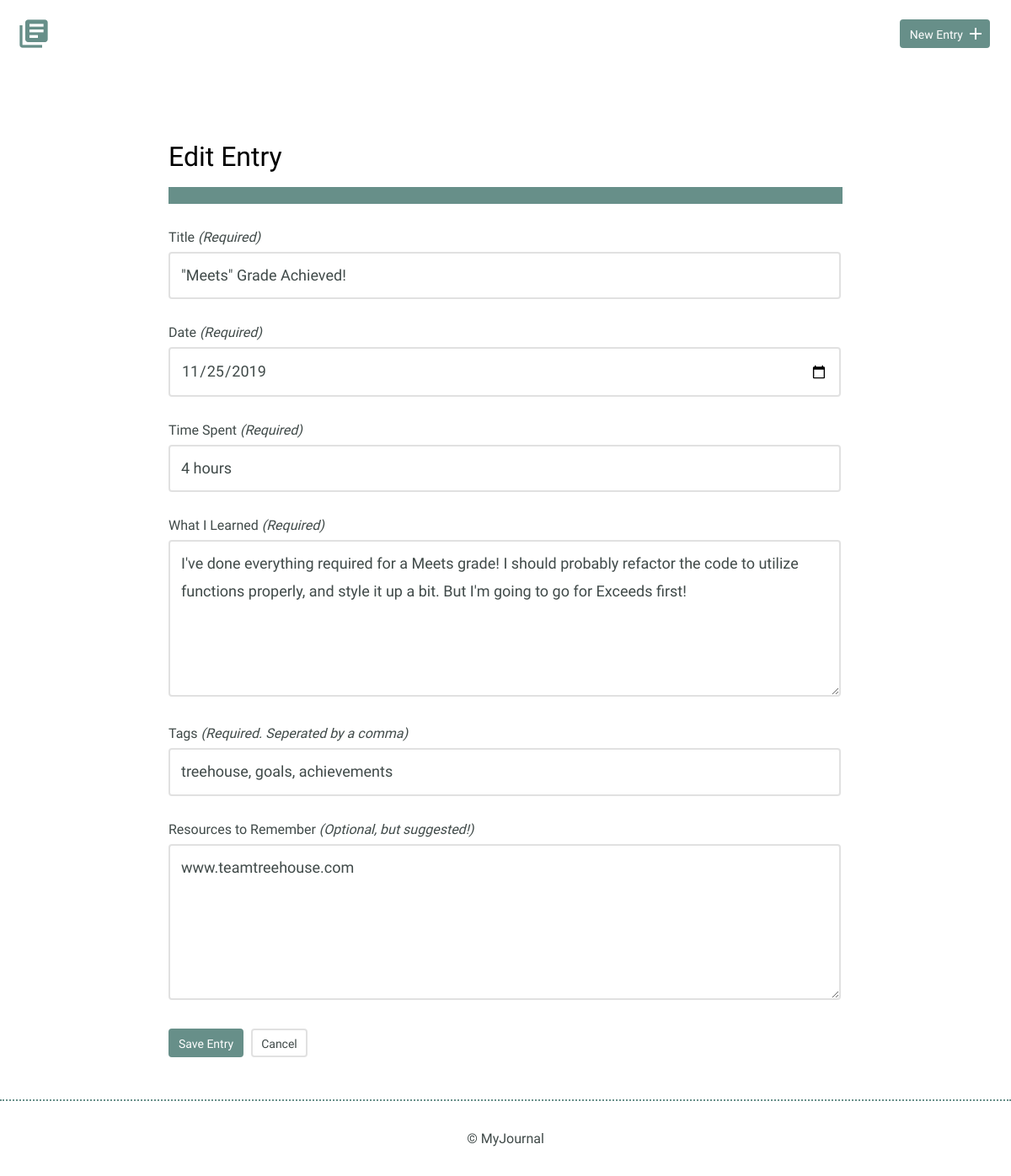
The page /entry.php?id=5 on the database its author committed.
### tables this page shows
CREATE TABLE "entries" (
	"id"	INTEGER,
	"title"	TEXT,
	"date"	TEXT,
	"time_spent"	INTEGER,
	"learned"	BLOB,
	"resources"	BLOB,
	"tags"	BLOB,
	PRIMARY KEY("id")
);

### entry.php (the view, shortened to what this page needs)
<?php
include('./inc/functions.php');
$id = $title = $date = $time_spent = $learned = $resources = $tags = $error_message ="";
if (isset($_GET['id'])){
  $id = filter_input(INPUT_GET,'id',FILTER_SANITIZE_NUMBER_INT);
  $results = $db->prepare('SELECT * FROM entries WHERE id=?');
  $results->bindParam(1, $id,PDO::PARAM_INT);
  $results->execute();
  $entry = $results->fetch(PDO::FETCH_ASSOC);
  $title=$entry['title'];
  $date=$entry['date'];
  $time_spent=$entry['time_spent'];
  $learned=$entry['learned'];
  $tags=$entry['tags'];
  $resources=$entry['resources'];
}
include('./inc/header.php');
?>
<section>
  <div class="container">
    <div class="entry">
      <h2><?php if(empty($id)){echo "New";} else {echo "Edit";} ?> Entry</h2>
      <div class="error_message">
        <p><?php echo $error_message; ?></p>
      </div>
      <form method="post">
        <label for="title"> Title <em>(Required)</em></label>
        <input id="title" type="text" name="title" value="<?= $title; ?>"><br>
        <label for="date">Date <em>(Required)</em></label>
        <input id="date" type="date" name="date" value="<?= $date; ?>"><br>
        <label for="time-spent">Time Spent <em>(Required)</em></label>
        <input id="time-spent" type="text" name="timeSpent" value="<?= $time_spent; ?>"><br>
        <label for="what-i-learned">What I Learned <em>(Required)</em></label>
        <textarea id="what-i-learned" rows="5" name="whatILearned"><?= $learned; ?></textarea>
        <label for="tags">Tags <em>(Required. Seperated by a comma)</em></label>
        <input id="tags" type="text" name="tags" value="<?= $tags; ?>"><br>
        <label for="resources-to-remember">Resources to Remember <em>(Optional, but suggested!)</em></label>
        <textarea id="resources-to-remember" rows="5" name="ResourcesToRemember"><?= $resources; ?></textarea>
        <input type="submit" value="<?php if(empty($id)){echo "Publish";} else {echo "Save";} ?> Entry" class="button">
        <a href="#" class="button button-secondary">Cancel</a>
      </form>
    </div>
  </div>
</section>
<?php
include('./inc/footer.php');
?>

### css/site.css (style rules this page uses)
body { font-size: 16px; color: #404a49; font-family: "Cousine", serif; font-weight: 400; }
.container { margin: 0 auto; padding: 0 25px; }
.button { padding: 8px 10px 6px 10px; background: #678f89; border: 2px solid #678f89; border-radius: 4px; text-decoration: none; color: #FFF; position: relative; text-align: center; font-size: 14px; }
.button.button-secondary { background: #FFF; border: 2px solid #e1e1e1; color: #404a49; }
h1, h2, h3 { margin: 0; font-weight: 400; line-height: 1em; color: #000; }
h2 { font-size: 32px; }
p { line-height: 1.8em; font-size: 18px; }
.entry { max-width: 800px; margin: 75px auto 0 auto; text-align: left; }
.entry p { margin-bottom: 40px; }
.entry .error_message p { background: #678f89; color: white; font-weight: 500; margin: 20px 0 30px; padding: 10px; }
form { margin-bottom: 50px; }
form label { display: block; margin-bottom: 8px; }
form input[type=text], form input[type=password], form input[type=date] { border: 2px solid #e1e1e1; font-size: 18px; line-height: 1.8em; padding: 10px 13px; margin-bottom: 30px; border-radius: 4px; width: calc(100% - 32px); }
form textarea { border: 2px solid #e1e1e1; font-size: 18px; line-height: 1.8em; padding: 10px 13px; margin-bottom: 30px; border-radius: 4px; width: calc(100% - 32px); }
input[type=submit] { margin-right: 5px; }

### rows shown on the page
entries: title "\"Meets\" Grade Achieved!", date "11/25/2019", timeSpent "4 hours", whatILearned "I've done everything required for a Meets grade! I should probably refactor the code to utilize functions properly, and style it up a bit. But I'm going to go for Exceeds first!", tags "treehouse, goals, achievements", ResourcesToRemember "www.teamtreehouse.com"
